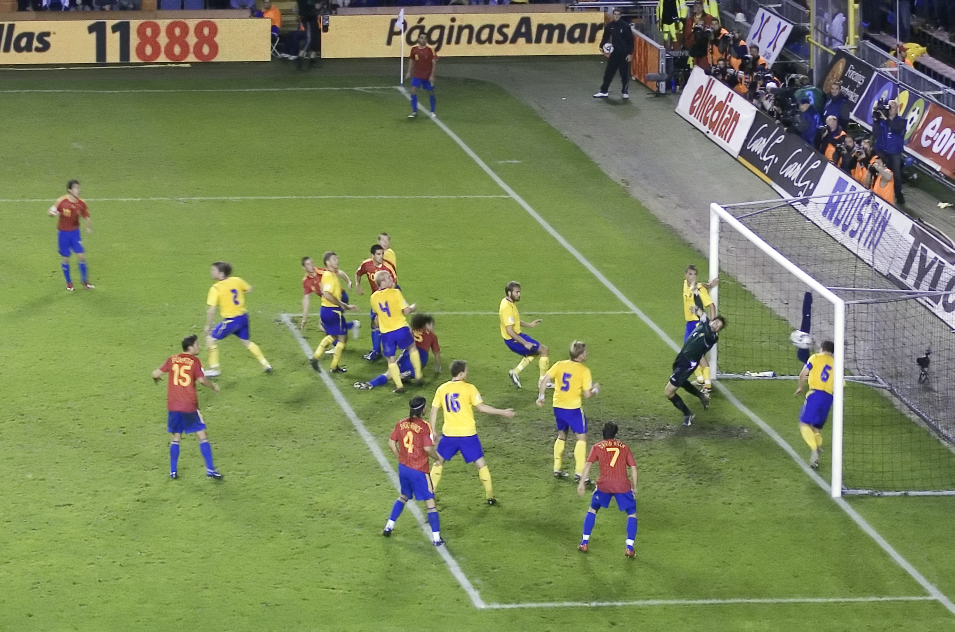
%> input picture HW3/HW3_328626114_309206795/matlab_q2_q3/goal_picture.jpg, 1909 x 1264 px (shown at 1/2 size)
$ octave q2.m   (GNU Octave 9; MATLAB toolbox functions it lacks are replaced by stand-ins)
%> lines starting %> are read from the running program, lines starting %| are printed output that depends on the picture
### HW3/HW3_328626114_309206795/matlab_q2_q3/inl1.m

%load and draw image
im=imread('goal_picture.jpg');
%> im is the input picture: size 1264x1909x3 uint8; mean R, G, B 122.6, 134.3, 90.9
figure(1);clf;image(im);hold on;


%% Real world 3D coordinates (according to soccer field dimensions):

% the soccer goal is 7.32m wide and 2.44m high:
x = 7.32/2;
z = 2.44;
goalframe = [-x x x -x;0 0 0 0;0 0 z z;1 1 1 1];

% the target area is 11 + 7.32m wide and 5.5m deep
xx = 18.32/2;
yy = 5.5;
innerframe = [-xx -xx xx xx;0 yy yy 0;0 0 0 0;1 1 1 1];

% the penalty area is 40.32 m wide and 16.5 m deep
xxx = 40.32/2;
yyy = 16.5;
outerframe = [-xxx -xxx xxx xxx;0 yyy yyy 0;0 0 0 0;1 1 1 1];

pts3d=[goalframe,innerframe,outerframe];

figure(2);clf;
plot3(pts3d(1,:),pts3d(2,:),pts3d(3,:),'*');
hold on;axis equal;rotate3d on;

%draw frames
for ii=1:3,
    for jj=1:4,
        jjp=mod(jj,4)+1;
        index=[jj,jjp]+(ii-1)*4;
        plot3(pts3d(1,index),pts3d(2,index),pts3d(3,index),'-');
    end
end

%% Image 2D coordinates:

%2d points in the image. (Some of the corresponding points are not visible in the image and are therefore set
%to NAN. These points cannot be used for estimating the camera matrix).
pts2d = 1e3*[
    1.6610    1.4366    1.4323    1.6698    1.8765 0.9660    0.5745    1.2783       NaN       NaN NaN    1.0320
    0.9818    0.7637    0.4274    0.6122    1.1961 1.2146    0.6343    0.6270       NaN       NaN NaN    0.3978
    0.0010    0.0010    0.0010    0.0010    0.0010 0.0010    0.0010    0.0010       NaN       NaN NaN    0.0010 ];

figure(1);
plot(pts2d(1,:),pts2d(2,:),'*');

### HW3/HW3_328626114_309206795/matlab_q2_q3/rq.m
function [R Q] = rq(M)
    [Q,R] = qr(flipud(M)');
    R = flipud(R');
    R = fliplr(R);

    Q = Q';
    Q = flipud(Q);

    T = diag(sign(diag(R)));
    R = R * T;
    Q = T * Q;

end

### HW3/HW3_328626114_309206795/matlab_q2_q3/q2.m


%% call for the given script
inl1;
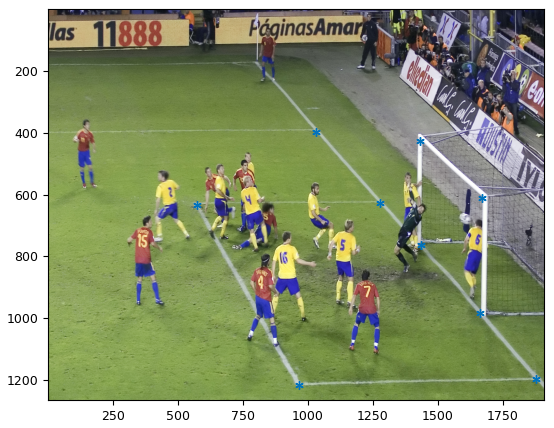
%> figure redrawn from the program's plot data

%close all;

%% compute the camera matrix P using the Direct Linear Transform - (a)

% 1. Computing the matrix A

% points where 'NaN' exists - don't take into account

[A, nan_arr] = build_A_matrix (pts2d,pts3d);


% 2. use the SVD

[U,D,V] = svd(A);

% 3. P is the minimal right eigenvector.

P = V(:,12);
P = [P(1:4,1)';P(5:8,1)';P(9:12,1)'];

%% 4. verification - answers the q. (b)

% Estimate the error on the points expect of 9,10,11 (NaN)
% we use the MSE to estimate the error

[Err_mean, Err_local, pts2d_reprojected] = calculate_MSE(pts2d, pts3d, P, nan_arr);

reproject_sum = [pts2d(1:2,:)',pts2d_reprojected',Err_local'];

fprintf('-------------------------------\n');
fprintf('TOTAL Error value (MSE): %2.4f\n\n',Err_mean);


%% 5. Determine parameters K, R, t - (c)

% P = [ KR | Kt ]

K_t = P(:,4);
K_R = P(:,1:3);


% Using the QR factorization provided in hw we find the K and R matrixes
[K,R] = rq(K_R);

% find the translation vector t using the K matrix just found
t = K^(-1)*K_t;
R_t = [R t];  %  P = K [ R | t ]

% print the Projection Matrix as a multiplication of the intrinsic
% parameters, and extrinsic parameters (rotation, translation)

fprintf('Intrinsic parameters (K matrix):\n');
disp(K);

fprintf('Intrinsic parameters (normalized):\n');
K_norm = K/K(3,3);
disp(K_norm);

fprintf('Extrinsic parameters (Rt matrix):\n');
fprintf('R:\n');
disp(R);
fprintf('t:\n');
disp(t);

%% (e) verify the orientation of the matrix

Z_dir_world = [0; 0; 1];
Cam_dir = R*Z_dir_world;


%% (f) 6. Calculate the translation vector t in the world coordinate system

c = -R^(-1)*t;


%% (g) Plotting the camera location


% getting the camera center (0,0,0,1) in the camera coordinate system
% We use the translation in the world coordinate system that was calculated

figure(2);
grid;
plot3(c(1),c(2),c(3),'r*');
txt = {'Camera location'};
text(c(1),c(2),c(3),txt)

% plot the 4 edges
dist_frames = 30;

x_end = size(im,2);
%> x_end = 1909
y_end = size(im,1);
%> y_end = 1264

frame_loc_2d(:,1) = [0; 0];
frame_loc_2d(:,2) = [x_end; 0];
frame_loc_2d(:,3) = [x_end; y_end];
frame_loc_2d(:,4) = [0; y_end];
w = 0.0005;

frame_loc_2d_normed = frame_loc_2d;
%> frame_loc_2d_normed = [0 1909 1909 0; 0 0 1264 1264]
frame_loc_2d_normed(3,:) = 1;
frame_loc_2d_normed = frame_loc_2d_normed*w;

for point_num=1:size(frame_loc_2d_normed,2)

    frame_3d(:,point_num) = (K^-1)*frame_loc_2d_normed(:,point_num);
    frame_3d(:,point_num) = R^(-1)*frame_3d(:,point_num);
    frame_3d_normed(:,point_num) = frame_3d(:,point_num)/norm(frame_3d(:,point_num));
end

frame_3d_normed = frame_3d_normed*dist_frames;


% [7 lines of commented-out code are left out]

for ii=1:4
    index=[ii,mod(ii,4)+1];
    plot3([c(1) c(1)-frame_3d_normed(1,index)], ...
        [c(2) c(2)-frame_3d_normed(2,index)],...
        [c(3) c(3)-frame_3d_normed(3,index)],'b-');
end


%% (h) Plotting the ball vector

ball_loc_2d = [1602; 666];
w = 0.0005;

Distance = 80;

ball_loc_2d_normed = [ball_loc_2d;1]*w;

% using the pseudoinverse, we get big errors

% so we use the step by step way.

Vec_ball_W2 = (K^-1)*ball_loc_2d_normed;
Vec_ball_W2 = R^(-1)*Vec_ball_W2;
Vec_ball_W2_normed = Vec_ball_W2(1:3)/norm(Vec_ball_W2);

figure(2);
plot3([c(1) c(1)-Vec_ball_W2_normed(1)*Distance], ...
    [c(2) c(2)-Vec_ball_W2_normed(2)*Distance],...
    [c(3) c(3)-Vec_ball_W2_normed(3)*Distance],'-');
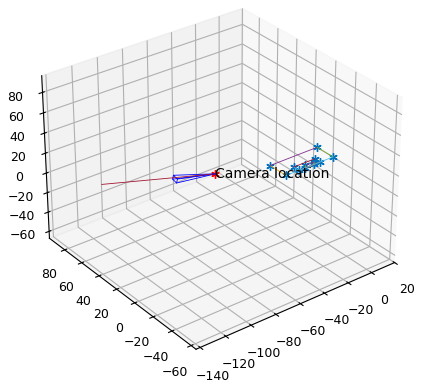
%> figure redrawn from the program's plot data


function Points_3D = get_3D_points (points_2D, P)

    % Using the reprojection matrix, calculate the 3D points
    Points_3D = [];

    for num_point=1:size(points_2D,2)
        P_pseudo = (P'*P)^(-1)*P';
        Points_3D(:,end+1) = P_pseudo*points_2D(:,num_point);
        Points_3D(:,end) = Points_3D(:,end)./Points_3D(4,end);
    end

end


function [Err_mean, Err_local, x_g] = calculate_MSE (pts2d, pts3d, P, nan_arr)

    num_points = size(pts2d,2);
    num_used_points = 0;
    Err_total = 0;

    for point_num=1:num_points

        fprintf('\nEstimating error on a point: %2.0f\n', point_num)

        if (~isempty(find(nan_arr==point_num,1)))
            fprintf('Point has NaN values in 2D image. Ignoring\n');
            continue;
        end


        coor_g = P*pts3d(:,point_num);
        x_g(:,point_num) = [coor_g(1)/coor_g(3),coor_g(2)/coor_g(3)]; % g for genearated
        x_v = [pts2d(1,point_num), pts2d(2,point_num)]; % v for verification

        fprintf('Reprojected coords: X: %2.4f Y: %2.4f \n', x_g(1,point_num), x_g(2,point_num))
        fprintf('Real coords:       X: %2.4f Y: %2.4f \n', x_v(1), x_v(2))

        Err_local(point_num) = sqrt(sum((x_g(:,point_num)'-x_v).^2));
        fprintf('Error value (SE):    %2.4f\n\n',Err_local(point_num));
        Err_total = Err_total+Err_local(point_num);

        num_used_points = num_used_points+1;
    end

    Err_mean = Err_total/num_used_points;


end


function [A, nan_arr] = build_A_matrix (pts2d,pts3d)

    num_points = size(pts2d,2);
    non_nan_pts = 1;
    nan_arr = [];

    for point_num=1:num_points

        if ( isnan(pts2d(1,point_num)) ||  isnan(pts2d(1,point_num)) )
           fprintf('point_num %2.0f has NaN values, ignoring \n', point_num);
           nan_arr(end+1) = point_num;
           continue;
        end

        row_num = 1+(non_nan_pts-1)*2;

        A(row_num,:) = [pts3d(:,point_num)'...
                        zeros(1,4)...
                        -pts3d(:,point_num)'*pts2d(1,point_num)];


        A(row_num+1,:) = [zeros(1,4)...
                          pts3d(:,point_num)'...
                          -pts3d(:,point_num)'*pts2d(2,point_num)];

        non_nan_pts = non_nan_pts +1;
    end
end
